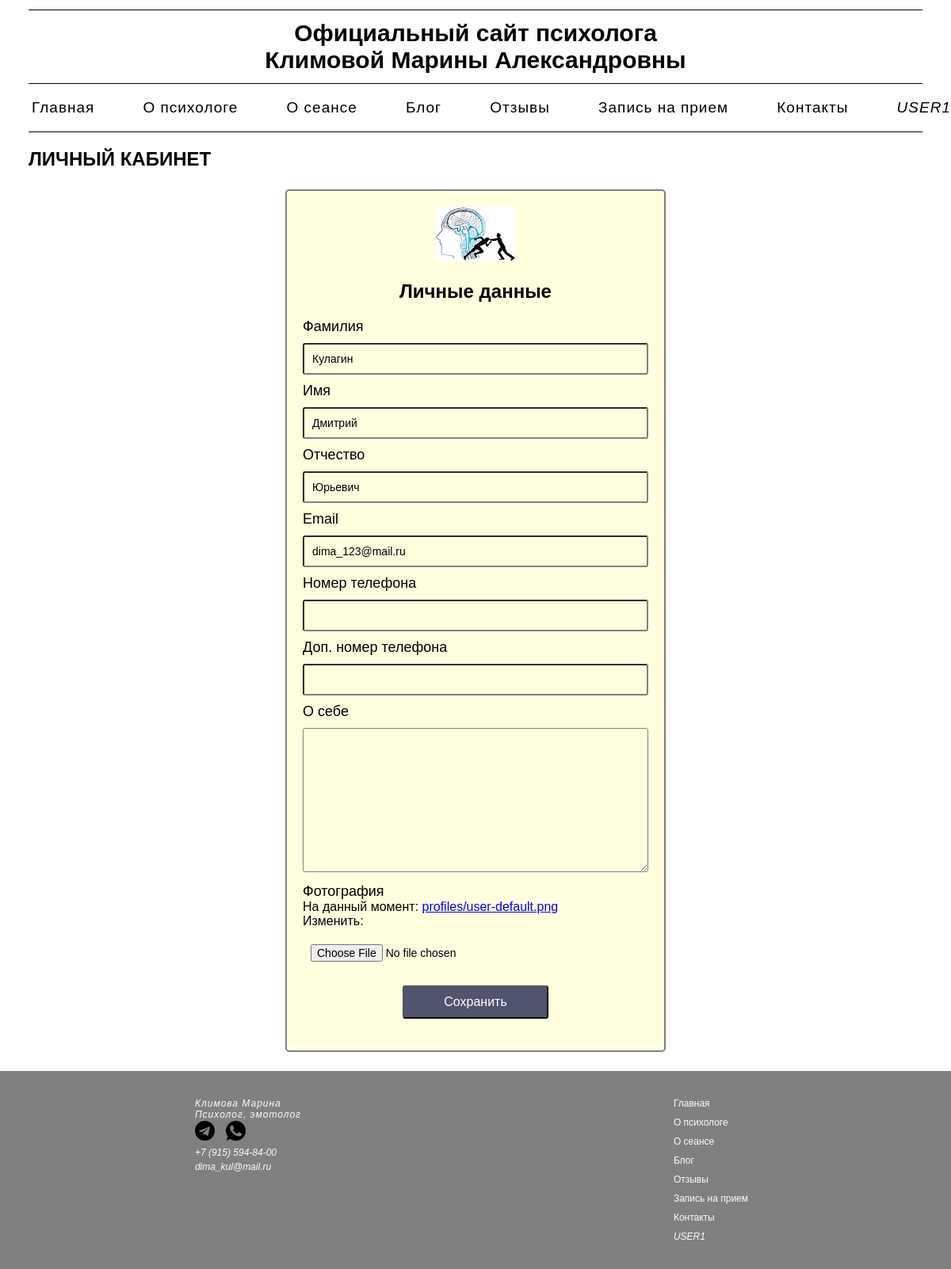
The app's page /personal_account/edit_account/ (signed in) with its own data.
### personal_account/models.py (models this page shows, shortened)
class Profile(models.Model):
    user = models.OneToOneField(User, on_delete=models.CASCADE, null=True, blank=True, verbose_name='Имя пользователя')
    username = models.CharField(max_length=200, null=True, blank=True, verbose_name='Имя пользователя')
    name = models.CharField(max_length=200, null=True, blank=True, verbose_name='Имя')
    surname = models.CharField(max_length=200, null=True, blank=True, verbose_name='Фамилия')
    patronymic = models.CharField(max_length=200, null=True, blank=True, verbose_name='Отчество')
    email = models.EmailField(max_length=500, null=False, blank=False)
    phoneNumber = PhoneNumberField(null=True, blank=True, verbose_name='Номер телефона')
    secondPhoneNumber = PhoneNumberField(null=True, blank=True, verbose_name='Доп. номер телефона')
    bio = models.TextField(null=True, blank=True, verbose_name='О себе')
    profile_image = models.ImageField(upload_to='profiles/', default='profiles/user-default.png', verbose_name='Фото')
    created = models.DateTimeField(auto_now_add=True, verbose_name='Дата регистрации')
    class Meta:
        verbose_name = "Профиль"
        verbose_name_plural = "Профили"

### personal_account/views.py (the view)
# urls.py: path('edit_account/', views.edit_account, name="edit_account"),
@login_required(login_url="personal_account:login")
def edit_account(request):
    profile = request.user.profile
    form = ProfileForm(instance=profile)
    if request.method == "POST":
        form = ProfileForm(request.POST, request.FILES, instance=profile)
        if form.is_valid():
            form.save()
            return redirect('personal_account:profile_user')
    context = {'form': form}
    return render(request, "personal_account/profile_form.html", context)

### personal_account/forms.py
class ProfileForm(ModelForm):
    class Meta:
        model = Profile
        fields = ['surname', 'name', 'patronymic', 'email', 'phoneNumber', 'secondPhoneNumber', 'bio', 'profile_image']
        labels = {'surname': 'Фамилия', 'name': 'Имя', 'patronymic': 'Отчество', 'phoneNumber': 'Номер телефона',
                  'secondPhoneNumber': 'Доп. номер телефона', 'bio': 'О себе', 'profile_image': 'Фотография'}
    def __init__(self, *args, **kwargs):
        super().__init__(*args, **kwargs)
        for name, field in self.fields.items():
            field.widget.attrs.update({'class': 'login_input'})

### personal_account/templates/personal_account/profile_form.html (shortened to what this page needs)
{% extends 'main/menu.html' %}
{% block content %}
{% load static %}
<h2 class="profile_h2">
    <a href="{% url 'personal_account:profile_user' %}" class="profile_h2_a">
        Личный кабинет
    </a>
</h2>
<div class="login_container">
    <div class="login_card">
        <div class="login_header">
            <a href="{% url 'personal_account:profile_user' %}"><img src="{% static 'main/login_logo.jpg' %}" alt="Изображение"></a>
            <h2>
            Личные данные
            </h2>
        </div>
        <form action="{% url 'personal_account:edit_account' %}" method="post" enctype="multipart/form-data">
            {% for field in form %}
            <div class="login_text_over_input">
                {{ field.label }}
            </div>
                {{ field }}
            {% endfor %}
            <div style="text-align:center">
                <input class="login_but" type="submit" value="Сохранить">
            </div>
        </form>
    </div>
</div>
{% endblock %}

### main/templates/main/point_menu.html (shortened to what this page needs)
{% if request.user.is_authenticated %}
<ul>
    <li><a href="{% url 'index' %}">Главная</a></li>
    <li><a href="{% url 'about' %}">О психологе</a></li>
    <li><a href="{% url 'session' %}">О сеансе</a></li>
    <li><a href="{% url 'blog:blogs' %}">Блог</a></li>
    <li><a href="{% url 'reviews' %}">Отзывы</a></li>
    <li><a href="{% url 'make_an_appointment' %}">Запись на прием</a></li>
    <li><a href="{% url 'contacts' %}">Контакты</a></li>
    <li class="username"><a href="{% url 'personal_account:profile_user' %}">{{ user.username }}</a></li>
</ul>
{% endif %}

### main/static/css/style.css (style rules this page uses)
body { background: white; padding: 0; font-family: Arial, Helvetica, sans-serif; max-width: 1600px; min-width: 400px; height: 100%; margin: 0 auto; }
.menu ul { display: flex; flex-wrap: wrap; list-style: none; font-size: 19px; justify-content: space-between; }
.menu li { letter-spacing: 1px; }
.menu a { text-decoration: none; color: black; }
.footer_block_2 ul { list-style: none; margin: 0; font-size: 12px; }
.footer_block_2 a { color: rgb(252, 252, 252); text-decoration: none; }
.footer_block_2 li { margin: 10px; }
.username { font-style: italic; text-transform: uppercase; }
.login_container { width: 100%; display: flex; justify-content: center; align-items: center; margin-top: 2%; margin-bottom: 2%; min-width: 500px; }
.login_card { border: 2px solid gray; border-radius: 5px; width: 40%; padding: 20px; background-color: lightyellow; box-sizing: border-box; }
.login_header { text-align: center; }
.login_input { width: 100%; padding: 10px; box-sizing: border-box; border-radius: 3px; border-color: gray; margin-top: 10px; margin-bottom: 10px; background-color: lightyellow; font-size: 14px; }
.login_but { font-size: 16px; padding: 10px 50px; background-color: #51546e; color: white; border-radius: 3px; margin-top: 10px; margin-bottom: 20px; cursor: pointer; }
.login_text_over_input { font-size: 18px; }
.profile_h2 { margin-left: 3%; text-transform: uppercase; }
.profile_h2_a { text-decoration: none; color: black; }

### records on screen
Profile: form "Кулагин" "Дмитрий" "Юрьевич" "dima_123@mail.ru"

### other values on screen
{{ user.username }} "USER1 USER1"
{{ field.label }} "Фамилия" "Имя" "Отчество" "Email" "Номер телефона" "Доп. номер телефона" "О себе" "Фотография"
